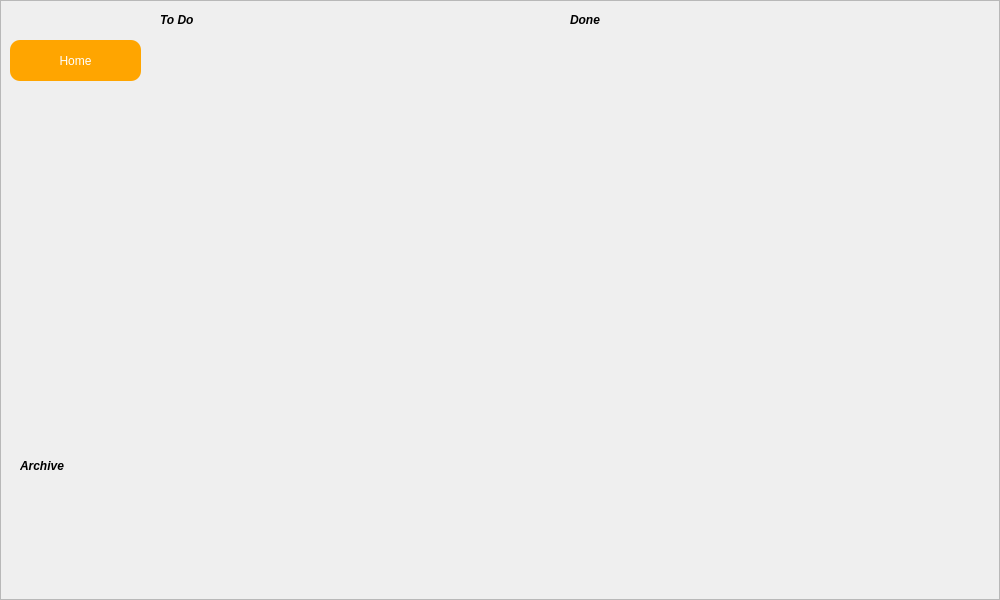
<?xml version="1.0" encoding="UTF-8"?>
<ui version="4.0">
 <class>tasks</class>
 <widget class="QWidget" name="tasks">
  <property name="geometry">
   <rect>
    <x>0</x>
    <y>0</y>
    <width>1000</width>
    <height>600</height>
   </rect>
  </property>
  <property name="windowTitle">
   <string>Form</string>
  </property>
  <widget class="QFrame" name="frame">
   <property name="geometry">
    <rect>
     <x>0</x>
     <y>0</y>
     <width>1000</width>
     <height>600</height>
    </rect>
   </property>
   <property name="styleSheet">
    <string notr="true">background:&quot;#00a2e8&quot;</string>
   </property>
   <property name="frameShape">
    <enum>QFrame::StyledPanel</enum>
   </property>
   <property name="frameShadow">
    <enum>QFrame::Raised</enum>
   </property>
   <widget class="QLabel" name="label_3">
    <property name="geometry">
     <rect>
      <x>570</x>
      <y>10</y>
      <width>101</width>
      <height>20</height>
     </rect>
    </property>
    <property name="font">
     <font>
      <italic>true</italic>
      <bold>true</bold>
     </font>
    </property>
    <property name="text">
     <string>Done</string>
    </property>
   </widget>
   <widget class="QLabel" name="label_5">
    <property name="geometry">
     <rect>
      <x>160</x>
      <y>10</y>
      <width>101</width>
      <height>20</height>
     </rect>
    </property>
    <property name="font">
     <font>
      <italic>true</italic>
      <bold>true</bold>
     </font>
    </property>
    <property name="text">
     <string>To Do</string>
    </property>
   </widget>
  </widget>
  <widget class="QScrollArea" name="todo">
   <property name="geometry">
    <rect>
     <x>160</x>
     <y>40</y>
     <width>371</width>
     <height>501</height>
    </rect>
   </property>
   <property name="styleSheet">
    <string notr="true">background:&quot;#00a2e8&quot;;
border:none;</string>
   </property>
   <property name="widgetResizable">
    <bool>true</bool>
   </property>
   <widget class="QWidget" name="scrollAreaWidgetContents_12">
    <property name="geometry">
     <rect>
      <x>0</x>
      <y>0</y>
      <width>371</width>
      <height>501</height>
     </rect>
    </property>
   </widget>
  </widget>
  <widget class="QScrollArea" name="done">
   <property name="geometry">
    <rect>
     <x>570</x>
     <y>40</y>
     <width>371</width>
     <height>501</height>
    </rect>
   </property>
   <property name="styleSheet">
    <string notr="true">background:&quot;#00a2e8&quot;;
border:none;</string>
   </property>
   <property name="widgetResizable">
    <bool>true</bool>
   </property>
   <widget class="QWidget" name="scrollAreaWidgetContents_11">
    <property name="geometry">
     <rect>
      <x>0</x>
      <y>0</y>
      <width>371</width>
      <height>501</height>
     </rect>
    </property>
   </widget>
  </widget>
  <widget class="QPushButton" name="home">
   <property name="geometry">
    <rect>
     <x>10</x>
     <y>40</y>
     <width>131</width>
     <height>41</height>
    </rect>
   </property>
   <property name="cursor">
    <cursorShape>PointingHandCursor</cursorShape>
   </property>
   <property name="styleSheet">
    <string notr="true">background:orange;
border:none;
border-radius:10px;
color:white;</string>
   </property>
   <property name="text">
    <string>Home</string>
   </property>
  </widget>
  <widget class="QLabel" name="archived">
   <property name="geometry">
    <rect>
     <x>20</x>
     <y>390</y>
     <width>121</width>
     <height>151</height>
    </rect>
   </property>
   <property name="font">
    <font>
     <italic>true</italic>
     <bold>true</bold>
    </font>
   </property>
   <property name="styleSheet">
    <string notr="true">background:&quot;brown&quot;;</string>
   </property>
   <property name="text">
    <string>Archive</string>
   </property>
  </widget>
 </widget>
 <resources/>
 <connections/>
</ui>
